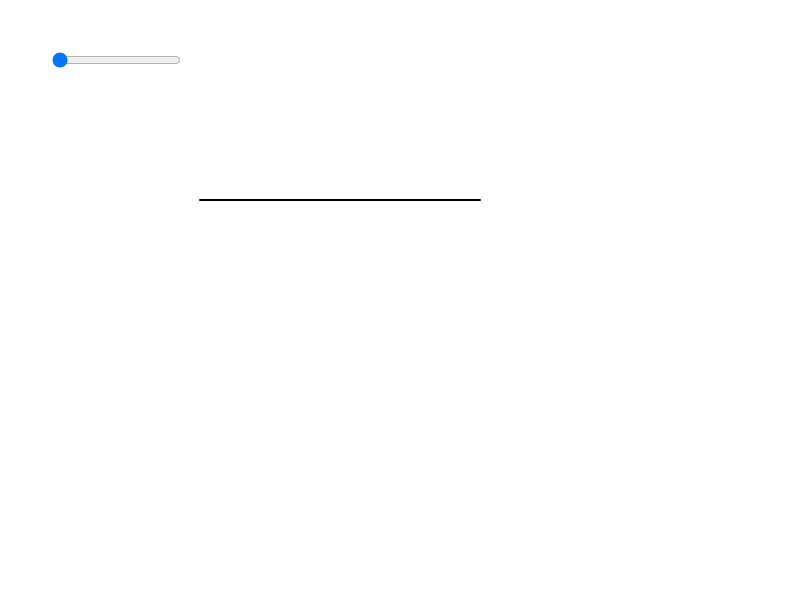
Frame 1 (no input)
Frame 60 (no input): identical to frame 1, image omitted
Frame 120 (the mouse pressed at the canvas centre since frame 60): identical to frame 1, image omitted

The p5.js sketch that drew this single still picture (run headless with seeded random() and noise() and a simulated clock; from frame 60 on, the mouse is pressed at the canvas centre):

// p5.js sketch
// ── sketch.js
//x positions
var x1 = [0, 2, 4, 7, 9, 12, 16, 19, 21, 24, 26, 28];

//x positions to morh to
var x2 = [0, 2, 4, 7, 9, 12, 16, 19, 21, 24, 26, 28];

//y positions
var y1 = [0, 0, 0, 0, 0, 0, 0, 0, 0, 0, 0, 0];

//y positions to morph to
var y2 = [0, 0, 1, 2, 3, 3, 3, 3, 2, 1, 0, 0];

var points1 = [];
var points2 = [];


var slider;

function setup() {
    createCanvas(800, 600);

    slider = createSlider(0, 1, 0, 0);
    slider.position(50, 50);

    //create vectors and scale the points to make shape more evident
    var yscale = 10;
    var xscale = 10;
    for (var i = 0; i < x1.length; i++) {
        var p1 = createVector(xscale * x1[i], yscale * y1[i]);
        points1.push(p1);

        var p2 = createVector(xscale * x2[i], yscale * y2[i]);
        points2.push(p2);
    }

}

function draw() {
    background(255);

    //morphing
    var morphAmt = slider.value();

    var morphed = [];
    for (var i = 0; i < points1.length; i++) {
        var p1 = points1[i];
        var p2 = points2[i];
        var morphedPoint = p5.Vector.lerp(p1, p2, morphAmt);
        morphed.push(morphedPoint);
    }

    push();
    translate(200,200);
    noFill();
    strokeWeight(2);
    strokeCap(ROUND);
    stroke(0);
    beginShape();
    for (var i = 0; i < morphed.length; i++) {
    	var p = morphed[i];
    	vertex(p.x,p.y);
    }
    endShape();
    pop();


}
